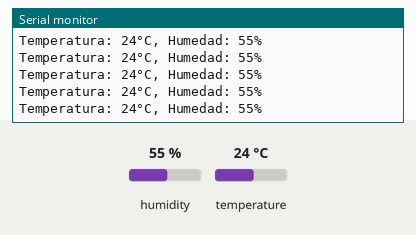
Simulated run of this sketch. Board: Arduino Uno, built with avr-gcc and run on an emulated ATmega328P. Parts: the last lines printed to the serial monitor. The inputs (shaded band) are chosen by the test bench; at power-on: humidity 55 %, temperature 24 °C.

Above: at 2.8 s.
2.9 s: humidity set to 22 %
At 4.5 s:
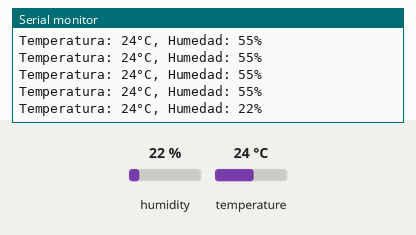
5.6 s: temperature set to 12 °C
At 6.0 s:
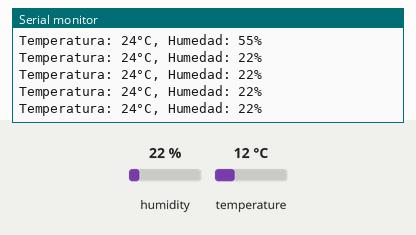
11.6 s: humidity set to 40 %
At 12.1 s:
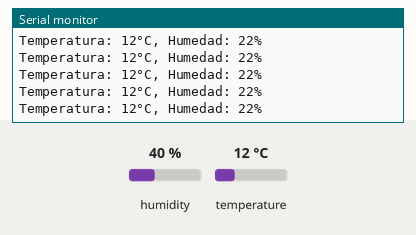
Timing chart, 0 to 14.6 s (numbered marks = the images above; inputs shaded):
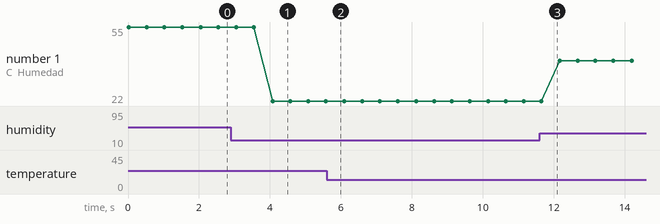

Measured:
- after the input at 2.9 s, the serial monitor: prints a new line after 1.2 s (image 1)
- plotted number 1: 55 → 22 after the input at 2.9 s, 22 → 40 after the input at 11.6 s

The sketch:

dht11.ino
```cpp
#include <DHT.h>
#include <DHT_U.h>

#include <DHT.h>

int SENSOR = 2;
int temp, humedad;
DHT dht(SENSOR, DHT11);

void setup(){
  Serial.begin(9600);
  dht.begin();
}

void loop() {
  humedad = dht.readHumidity();
  temp = dht.readTemperature();

  Serial.print("Temperatura: ");
  Serial.print(temp);
  Serial.print("°C, Humedad: ");
  Serial.print(humedad);
  Serial.print("%");
  Serial.print("\n");
  delay(500);
}
```
